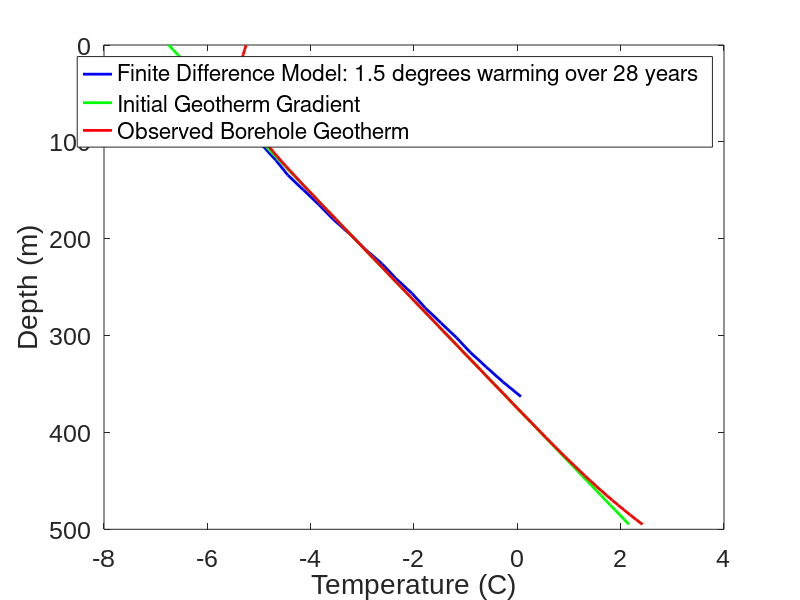

Write MATLAB code to recreate this figure.
% Finite Difference Model of Geotherm + Surface Temperature Warming
% Jan 25 2016

%% Data from Borehole

T_data=[-5.320000,-5.320000,-5.290000,-5.240000,-5.110000,-4.930000,...
   -4.670000,-4.440000,-4.140000,-3.840000,-3.560000,-3.240000,...
   -2.950000,-2.620000,-2.350000,-2.040000,-1.780000,-1.480000,...
   -1.180000,-0.9100000,-0.6000000,-0.2800000,7.0000000E-02];

z_data=[27.73685,42.97689,58.21692,73.45695,88.69698,103.9370,...      
119.1770,134.4171,149.6571,164.8971,180.1372,195.3772,...     
210.6172,225.8573,241.0973,256.3373,271.5773,286.8174,...      
302.0574,317.2974,332.5375,347.7775,363.0175];   

%% Initialize Finite Difference Function Using Geotherm Gradient

%--parameters for finite difference code

N = 100; %number of points
dz = 5.0; %spacing in m
k = 2.5; %W/mK
rho = 2000; %kg/m3
Cp = 2000; % J/kg K
kappa = k/(rho*Cp);
dt = (dz^2/kappa)*0.2; %s

%--parameters for geotherm gradient

z=0:dz:(dz*(N-1));
Ts_int=-6.75; %degrees C
Qm=0.045; %W/m2

%--initial T equation+changing T equation

T_int = transpose(Ts_int+(Qm/k)*z);
T = transpose(Ts_int+(Qm/k)*z);

%--surface temperature change

%dT=0:0.25:2.5; %degrees C
dT=1.5; %degrees C
T(1) = Ts_int+dT; %degrees C

%--establish heat gradient

dTdz = zeros(N,1);
dTdz(N) = 0.025; %K/m

%--time in years of run
x=(dt*10)/(365*3600*24);

%--plot observed data
plot(T_data,z_data,'b','linewidth',2)

%--plot initial conditions
hold on

plot(T_int,z,'g','linewidth',2)

%% Run Finite Difference Code at 10 timesteps of dt

for t=1:250
    
    %--if I want to change surface temperature with every timestep
    
    %T(1) = Ts_int+dT(t); %degrees C
  
    %--calculate T gradient

    dTdz(1:N-1) = diff(T)/dz;

    %--calculate heat flux

    q = -k*dTdz;

    %--rate of change of T
    
    dqdz= diff(q)/dz;

    %--update T...top T is fixed
    
    T(2:N) = T(2:N) - (1/(rho*Cp))*dqdz*dt;
    
    %--if I want to plot for every timestep 
    
    %figure(1)
    %plot(T,z,'r','linewidth',2)
    %hold on
    
end

%% Plots


plot(T,z,'r','linewidth',2)

hold on


xlabel('Temperature (C)','fontname','arial','fontsize',21)
ylabel('Depth (m)','fontname','arial','fontsize',21)
set(gca,'fontsize',18,'fontname','arial')
set(gca,'YDIR','reverse')

legend('Finite Difference Model: 1.5 degrees warming over 28 years','Initial Geotherm Gradient','Observed Borehole Geotherm','Location','northeast'); 

hold off

%% Goodness of Fit

%--interpolate

T=T';

T_model=interp1(z,T,z_data,'spline'); %interp function takes the z,T model values and then fits a modeled T to each z_data (observed data)

%--chi squared test

F=sum((T_model-T_data).^2);

disp(F)





